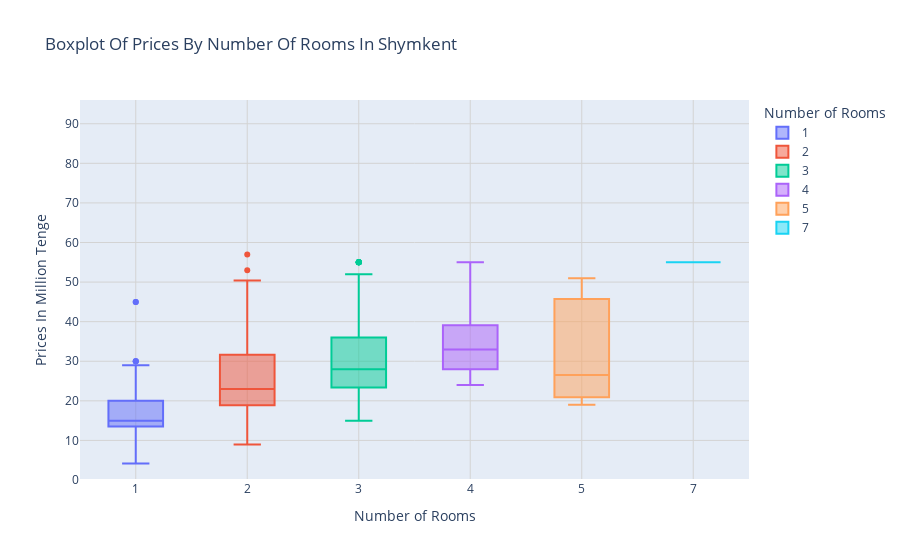

This figure's notebook cell:
### Code cell
max_price = df_final_filtered['Цена в тг'].max()


fig = px.box(
    df_final_filtered[df_final_filtered['Город'] == 'Шымкент'],
    x='Комната',  
    y='Цена в тг',  
    color='Комната',  
    title='Boxplot Of Prices By Number Of Rooms In Shymkent',
    labels={'Комната': 'Number of Rooms', 'Цена в тг': 'Prices In Million Tenge'},
    hover_data=['Цена в тг'],
    category_orders={'Комната': sorted(df_final_filtered['Комната'].unique())}  
)

fig.update_layout(
    xaxis=dict(
        type='category', 
        showgrid=True,
        gridcolor='lightgrey'
    ),
    yaxis=dict(
        showgrid=True,
        gridcolor='lightgrey',
        range=[0, max_price]  
    )
)

fig.show()

### Figure 1 — Plotly figure (JSON) as saved in the notebook; plotly's stock layout.template omitted (floating-point values rounded to 4 significant figures; data arrays with more than 128 entries replaced by an {"elided": "..."} marker saying what was removed)
{"data": [{"alignmentgroup": "True", "hovertemplate": "Number of Rooms=%{x}<br>Prices In Million Tenge=%{y}<extra></extra>", "legendgroup": "1", "marker": {"color": "#636efa"}, "name": "1", "notched": false, "offsetgroup": "1", "orientation": "v", "showlegend": true, "type": "box", "x": [1, 1, 1, 1, 1, 1, 1, 1, 1, 1, 1, 1, 1, 1, 1, 1, 1, 1, 1, 1, 1, 1, 1, 1, 1, 1, 1, 1, 1, 1, 1, 1, 1, 1, 1, 1, 1, 1, 1, 1, 1, 1, 1, 1, 1, 1, 1, 1, 1, 1, 1, 1, 1, 1, 1, 1, 1, 1, 1, 1, 1, 1, 1, 1, 1, 1, 1, 1, 1, 1, 1, 1, 1, 1, 1, 1, 1, 1, 1, 1, 1, 1, 1, 1, 1, 1, 1, 1, 1, 1, 1, 1, 1, 1, 1, 1, 1, 1, 1, 1, 1, 1, 1, 1, 1, 1, 1, 1, 1, 1, 1, 1, 1, 1, 1], "x0": " ", "xaxis": "x", "y": [28, 9.5, 25, 26.27, 16.82, 14.72, 11, 14.34, 14.34, 14.18, 14.34, 14.6, 18, 19.07, 19.07, 13.5, 17, 29, 18, 17.5, 7.5, 15, 25.5, 14, 22.5, 21.9, 15, 13.5, 19, 16.5, 17.5, 24, 13.5, 24, 13.5, 16.3, 15.3, 9.5, 15.5, 15.5, 14, 9.5, 25.5, 12, 12.8, 17.55, 14.8, 14.8, 15.5, 45, 45, 10.8, 24, 26, 10.5, 13, 14.5, 19, 14, 10.5, 13, 24, 26, 10.8, 24, 26, 13, 14.5, 19, 14, 10.5, 14.5, 19, 14, 6, 14, 12.5, 13.5, 4.2, 13, 14, 14, 14, 13.2, 20, 20, 20, 15.7, 12.3, 20, 20, 25, 27.36, 14, 7.5, 26.5, 16, 17, 13, 14, 5, 7.2, 15, 19, 12.5, 12.5, 30, 22, 17, 30, 30, 14.2, 16, 28, 11], "y0": " ", "yaxis": "y"}, {"alignmentgroup": "True", "hovertemplate": "Number of Rooms=%{x}<br>Prices In Million Tenge=%{y}<extra></extra>", "legendgroup": "2", "marker": {"color": "#EF553B"}, "name": "2", "notched": false, "offsetgroup": "2", "orientation": "v", "showlegend": true, "type": "box", "x": {"elided": "209 int values"}, "x0": " ", "xaxis": "x", "y": {"elided": "209 float values"}, "y0": " ", "yaxis": "y"}, {"alignmentgroup": "True", "hovertemplate": "Number of Rooms=%{x}<br>Prices In Million Tenge=%{y}<extra></extra>", "legendgroup": "3", "marker": {"color": "#00cc96"}, "name": "3", "notched": false, "offsetgroup": "3", "orientation": "v", "showlegend": true, "type": "box", "x": {"elided": "185 int values"}, "x0": " ", "xaxis": "x", "y": {"elided": "185 float values"}, "y0": " ", "yaxis": "y"}, {"alignmentgroup": "True", "hovertemplate": "Number of Rooms=%{x}<br>Prices In Million Tenge=%{y}<extra></extra>", "legendgroup": "4", "marker": {"color": "#ab63fa"}, "name": "4", "notched": false, "offsetgroup": "4", "orientation": "v", "showlegend": true, "type": "box", "x": [4, 4, 4, 4, 4, 4, 4, 4, 4, 4, 4, 4, 4, 4, 4, 4, 4, 4, 4, 4, 4, 4, 4, 4, 4, 4, 4, 4, 4, 4, 4, 4, 4, 4, 4, 4, 4, 4, 4], "x0": " ", "xaxis": "x", "y": [40, 30, 35, 39.5, 28, 24, 48, 32, 33, 30.5, 26, 26, 33, 33, 26, 48, 34, 41, 41, 33, 28, 30, 55, 35, 28, 35, 28, 55, 55, 35, 28, 28, 45, 29, 29, 38, 38, 30, 26], "y0": " ", "yaxis": "y"}, {"alignmentgroup": "True", "hovertemplate": "Number of Rooms=%{x}<br>Prices In Million Tenge=%{y}<extra></extra>", "legendgroup": "5", "marker": {"color": "#FFA15A"}, "name": "5", "notched": false, "offsetgroup": "5", "orientation": "v", "showlegend": true, "type": "box", "x": [5, 5, 5, 5, 5, 5, 5, 5, 5, 5, 5], "x0": " ", "xaxis": "x", "y": [49.5, 42, 47, 19, 26.5, 19, 26.5, 19, 26.5, 51, 40], "y0": " ", "yaxis": "y"}, {"alignmentgroup": "True", "hovertemplate": "Number of Rooms=%{x}<br>Prices In Million Tenge=%{y}<extra></extra>", "legendgroup": "7", "marker": {"color": "#19d3f3"}, "name": "7", "notched": false, "offsetgroup": "7", "orientation": "v", "showlegend": true, "type": "box", "x": [7], "x0": " ", "xaxis": "x", "y": [55], "y0": " ", "yaxis": "y"}], "layout": {"boxmode": "overlay", "legend": {"title": {"text": "Number of Rooms"}, "tracegroupgap": 0}, "title": {"text": "Boxplot Of Prices By Number Of Rooms In Shymkent"}, "xaxis": {"anchor": "y", "categoryarray": [1, 2, 3, 4, 5, 7], "categoryorder": "array", "domain": [0, 1], "gridcolor": "lightgrey", "showgrid": true, "title": {"text": "Number of Rooms"}, "type": "category"}, "yaxis": {"anchor": "x", "domain": [0, 1], "gridcolor": "lightgrey", "range": [0, 96], "showgrid": true, "title": {"text": "Prices In Million Tenge"}}}}
